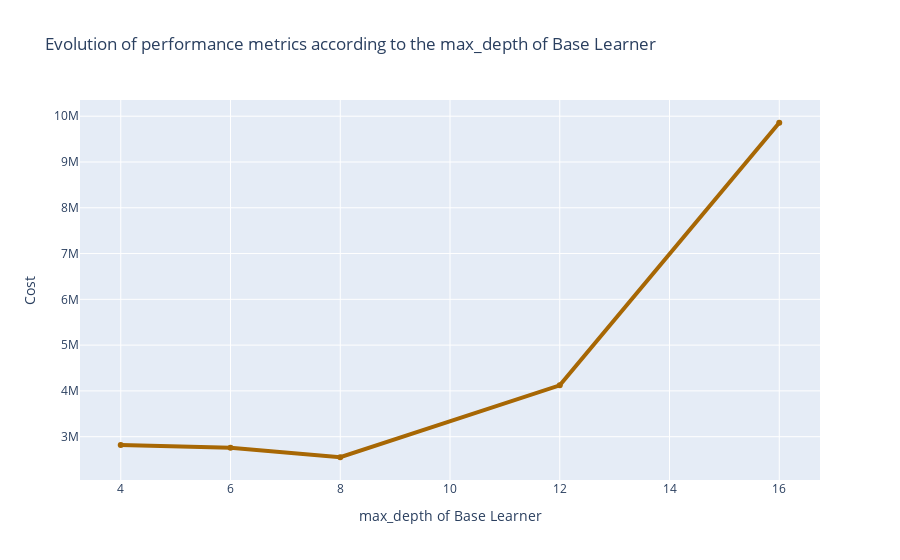

This figure's notebook cell:
### Code cell
import plotly.graph_objs as go
from plotly.offline import download_plotlyjs, init_notebook_mode, plot, iplot

trace0 = go.Scatter(
        x=[df_collector_base['base'].iloc[i].max_depth for i in range(len(df_collector_base['base']))],
        y=df_collector_base.cost,
        name="cost",
        line=dict(color="rgb(167, 103, 4)", width=4),
    )
data = [trace0]

# Edit the layout
layout = dict(
        title=f"Evolution of performance metrics according to the max_depth of Base Learner",
        xaxis=dict(title="max_depth of Base Learner"),
        yaxis=dict(title=f"Cost"),
)

fig = dict(data=data, layout=layout)
iplot(fig)

### Figure 1 — Plotly figure (JSON) as saved in the notebook; plotly's stock layout.template omitted (floating-point values rounded to 4 significant figures)
{"data": [{"line": {"color": "rgb(167, 103, 4)", "width": 4}, "name": "cost", "type": "scatter", "x": [4, 6, 8, 12, 16], "y": [2817000.0, 2756000.0, 2551000.0, 4122000.0, 9857000.0]}], "layout": {"title": {"text": "Evolution of performance metrics according to the max_depth of Base Learner"}, "xaxis": {"title": {"text": "max_depth of Base Learner"}}, "yaxis": {"title": {"text": "Cost"}}}}
